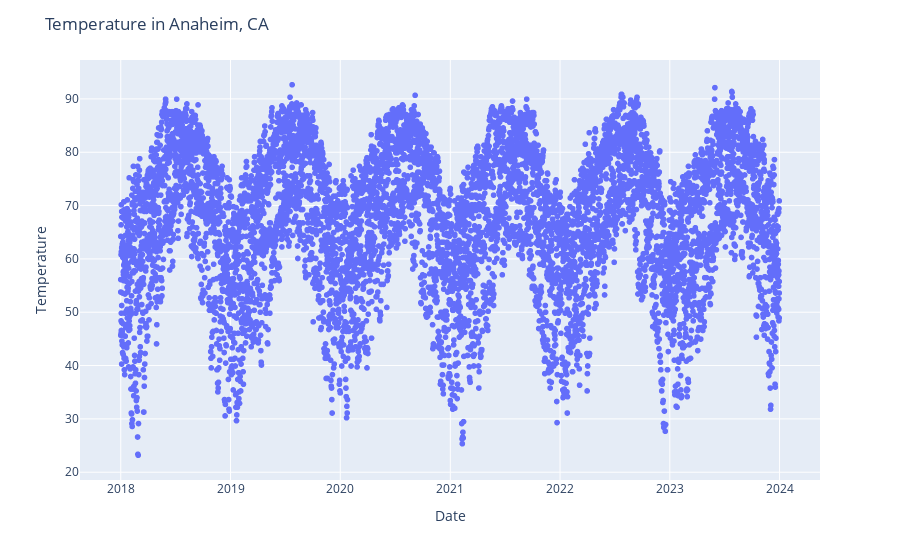

The notebook cell this image was saved under:
### Code cell
# Create Plot for t_avg and date
fig = px.scatter(x=df_temps['date'], y= df_temps['tavg_f'])
fig.update_layout(title='Temperature in Anaheim, CA')
fig.update_yaxes(title='Temperature')
fig.update_xaxes(title='Date')

fig.show()

### Figure 1 — Plotly figure (JSON) as saved in the notebook; plotly's stock layout.template omitted (floating-point values rounded to 4 significant figures; data arrays with more than 128 entries replaced by an {"elided": "..."} marker saying what was removed)
{"data": [{"hovertemplate": "x=%{x}<br>y=%{y}<extra></extra>", "legendgroup": "", "marker": {"color": "#636efa", "symbol": "circle"}, "mode": "markers", "name": "", "showlegend": false, "type": "scattergl", "x": {"elided": "8758 str values"}, "xaxis": "x", "y": {"elided": "8758 float values"}, "yaxis": "y"}], "layout": {"legend": {"tracegroupgap": 0}, "margin": {"t": 60}, "title": {"text": "Temperature in Anaheim, CA"}, "xaxis": {"anchor": "y", "domain": [0, 1], "title": {"text": "Date"}}, "yaxis": {"anchor": "x", "domain": [0, 1], "title": {"text": "Temperature"}}}}
